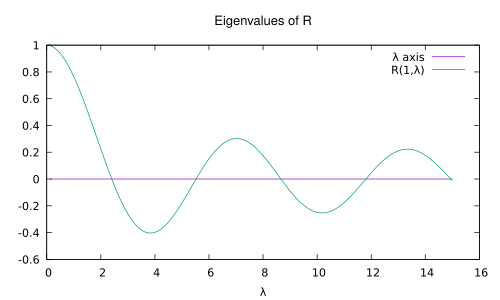

Recreate this plot in gnuplot.
set term pdf
set out "Modosb.pdf"
set xlabel "{/Symbol l}"
set title "Eigenvalues of R"
set title font "Helvetica,14"
plot "Modosb.dat" using 1:2 w l title "{/Symbol l} axis","Modosb.dat" using 1:3 w l title "R(1,{/Symbol l})"
